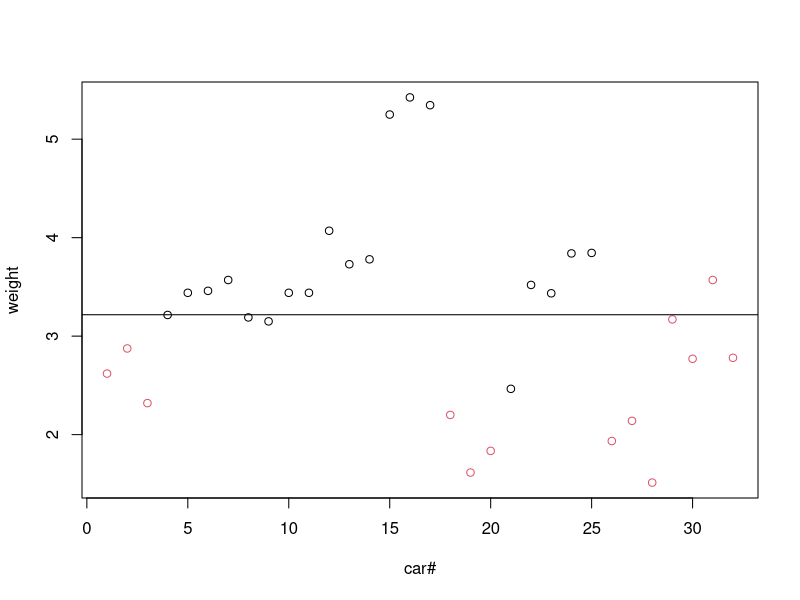
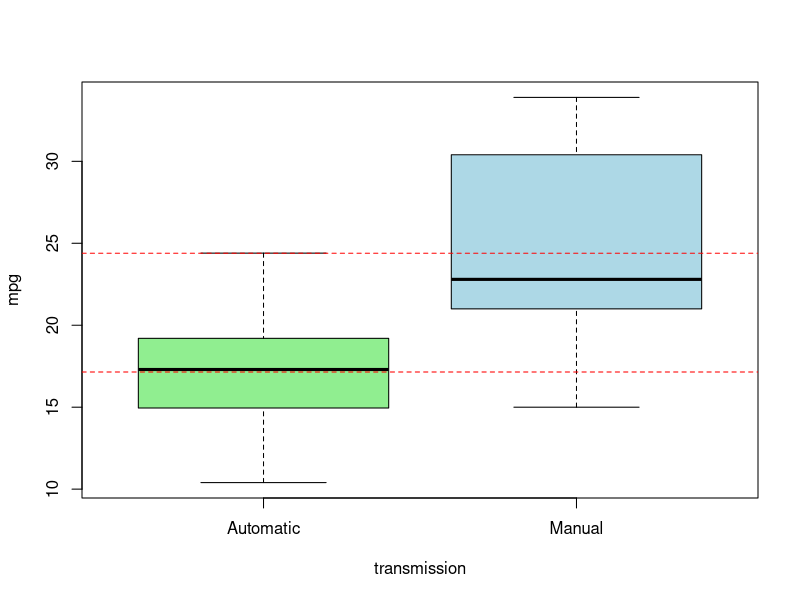
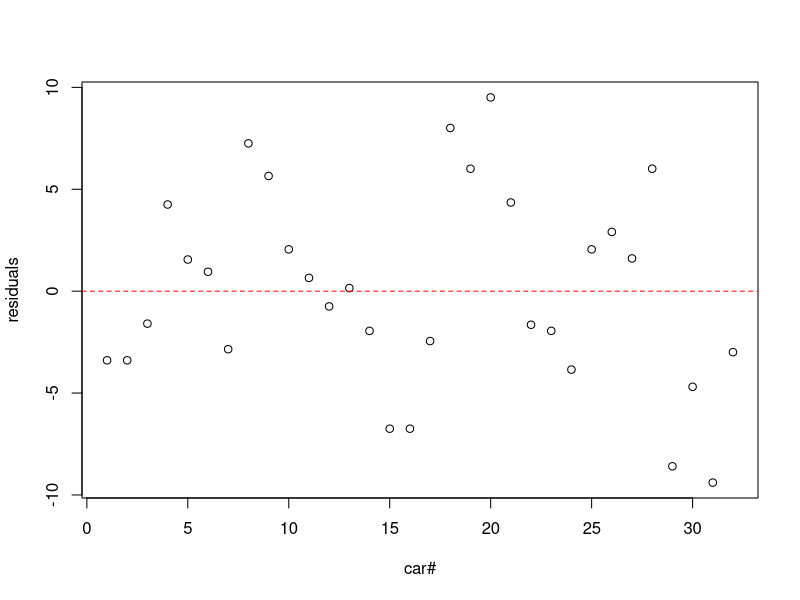
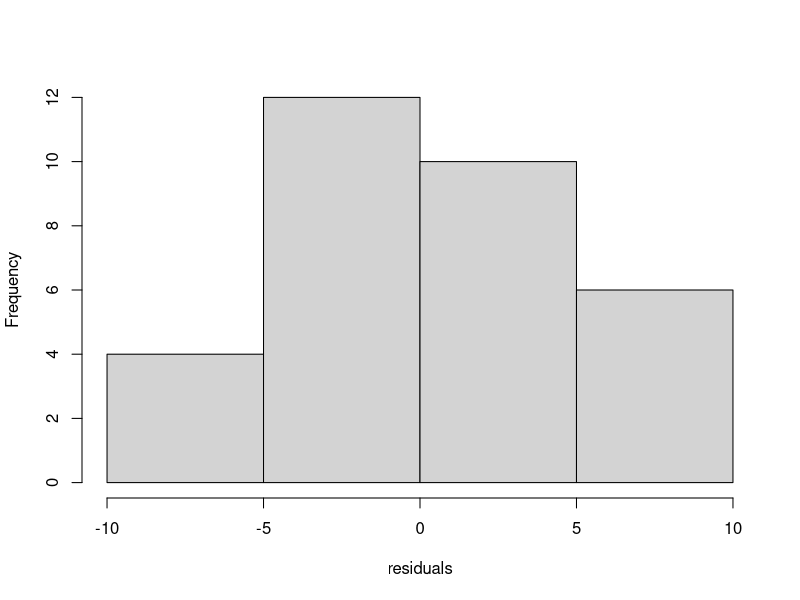

Source code (R) for these figures, in order:
## ---- chunk 1
knitr::opts_chunk$set(echo = TRUE)
## ---- chunk 2
data(mtcars)
head(mtcars, 5)
str(mtcars)
## ---- chunk 3
fit <- lm(mpg~am,data=mtcars)
summary(fit)
## ---- chunk 4
t.test(mtcars$mpg~mtcars$am)
## ---- chunk 5
round(cor(mtcars$mpg,mtcars),3)
## ---- chunk 6
plot(mtcars$wt,col=factor(mtcars$am),xlab = "car#", ylab = "weight")
abline(h=mean(mtcars$wt))
## ---- chunk 7
boxplot(mtcars$mpg ~ factor(mtcars$am, labels = c("Automatic", "Manual")),col=c('lightgreen','lightblue'),xlab='transmission', ylab='mpg')
abline(h = mean(mtcars$mpg[mtcars$am == 0]),col='red',lty=2)
abline(h = mean(mtcars$mpg[mtcars$am == 1]),col='red',lty=2)
## ---- chunk 8
plot(summary(lm(mpg~am,mtcars))$resid, xlab="car#", ylab = "residuals")
abline(h=0, col="red", lty=2)
## ---- chunk 9
hist(summary(lm(mpg~am,mtcars))$resid, xlab="residuals", main = "")
